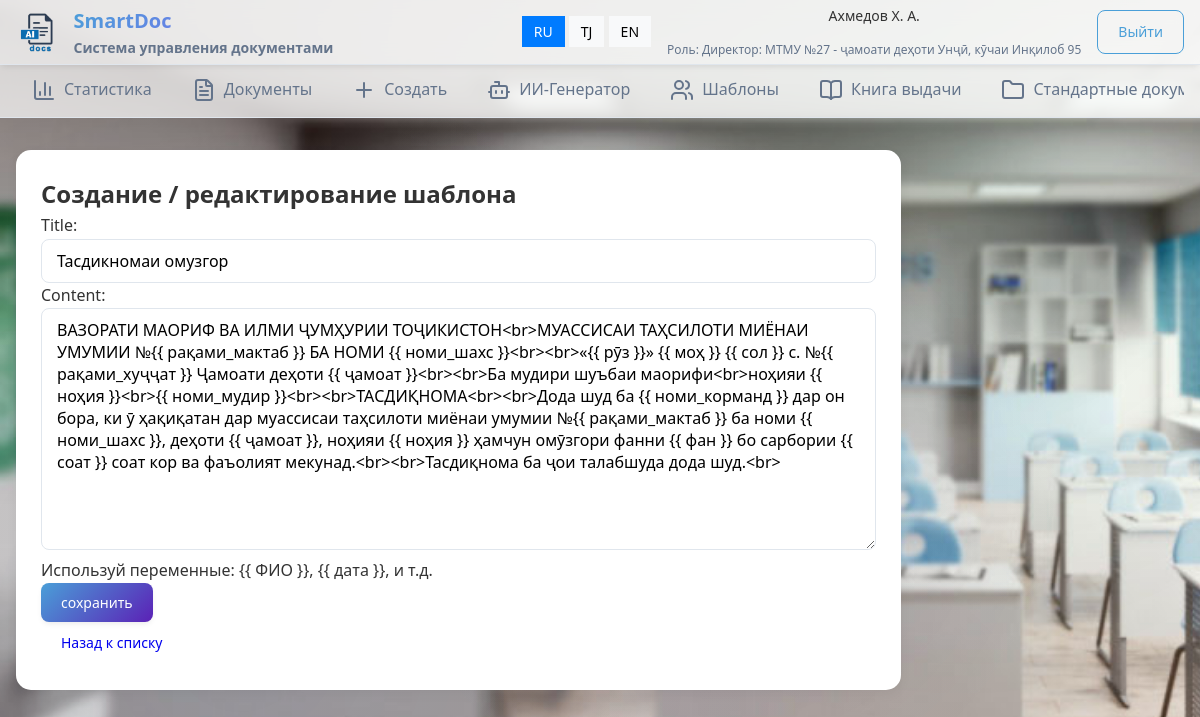
Page /templates/edit-3 (signed in) on the earlier database version.
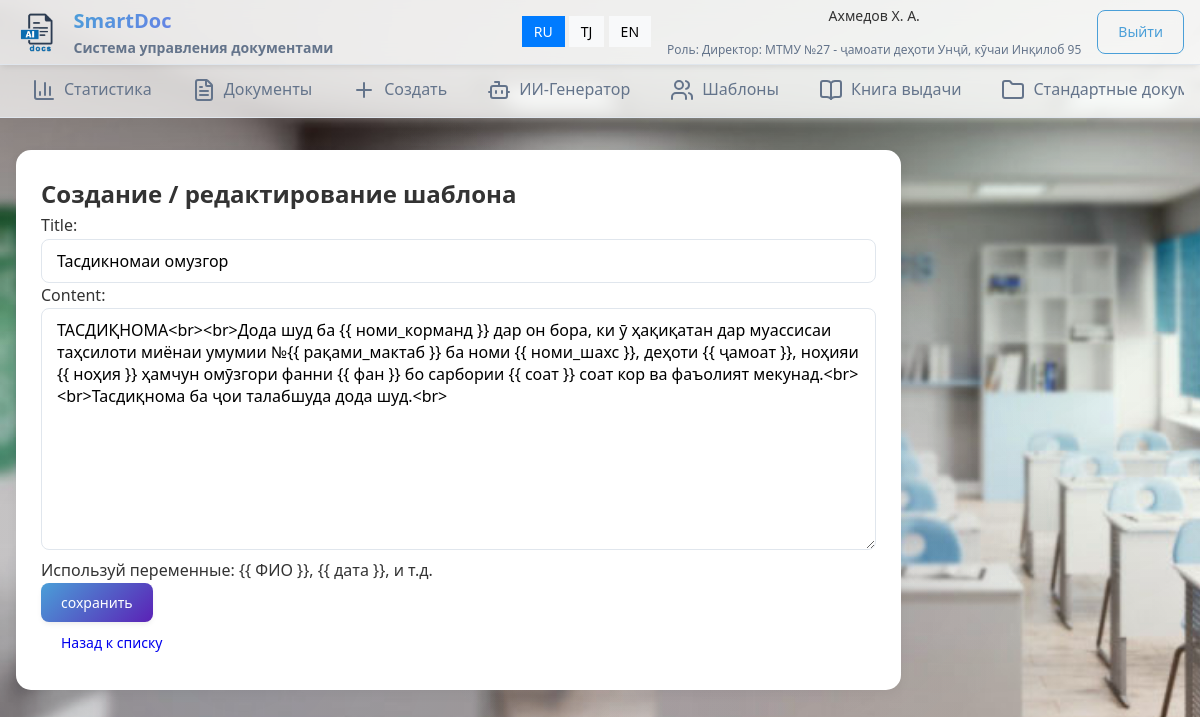
Same page on the later database version.
### main/models.py (models this page shows, shortened)
class Template(models.Model):
    title = models.CharField(max_length=255)
    category=models.ForeignKey(Category,on_delete=models.SET_NULL,null=True)
    content = models.TextField(help_text="Используй переменные: {{ ФИО }}, {{ дата }}, и т.д.")
    school = models.ForeignKey(School, on_delete=models.CASCADE)
    created_by = models.ForeignKey(User, on_delete=models.SET_NULL, null=True)
    created_at = models.DateTimeField(auto_now_add=True)

### main/views.py (the view, shortened to what this page needs)
# urls.py: path('templates/edit-<int:pk>', TemplateUpdateView.as_view(), name='edit_template'),
class TemplateUpdateView(LoginRequiredMixin, UpdateView):
    model = Template
    form_class = TemplateForm
    template_name = 'main/template_form.html'
    success_url = reverse_lazy('templates')
    def get_queryset(self):
        return Template.objects.filter(school=self.request.user.school)

### main/forms.py
class TemplateForm(ModelForm):
    class Meta:
        model = Template
        fields = ['title', 'content']
        widgets = {
            'title': TextInput(attrs={'class': 'form-control', 'placeholder': 'Enter template title'}),
            'content': Textarea(attrs={'class': 'form-control', 'placeholder': 'Enter template content'}),
        }

### main/models.py (called while the page is built)
    def __str__(self):
        return f'{self.name} - {self.address}'

### main/templates/main/template_form.html (shortened to what this page needs)
{% extends 'main/base.html' %}
{%load static%}
{% block extra_css %}
<link rel="stylesheet" href="{% static 'css/styles.css' %}">
{% endblock %}
{% block content %}
<div class="content-area">
<h2 data-i18n="create_edit_template">Создание / редактирование шаблона</h2>
<form method="post">
  {{ form.as_p }}
  <button type="submit" class="btn btn-primary" data-i18n="save">Сохранить</button>
</form>
<a href="{% url 'templates' %}" class="btn" data-i18n="back_to_list">Назад к списку</a>
</div>
{% endblock %}

Differences in the rows shown:
changed Template "Тасдикномаи омузгор": content "ВАЗОРАТИ МАОРИФ ВА ИЛМИ ҶУМҲУРИИ ТОҶИКИСТОН<br>МУАССИСАИ ТАҲСИЛОТИ МИЁНАИ УМУМИИ №{{ рақами_мактаб }} БА НОМИ {{ номи_шахс }}<br><br>«{{ рӯз }}» {{ моҳ }} {{ сол }} с. №{{ рақами_хуҷҷат }} Ҷамоати деҳоти {{ ҷамоат }}<br><br>Ба мудири шуъбаи маорифи<br>ноҳияи {{ ноҳия }}<br>{{ номи_мудир }}<br><br>ТАСДИҚНОМА<br><br>Дода шуд ба {{ номи_корманд…" → "ТАСДИҚНОМА<br><br>Дода шуд ба {{ номи_корманд…"
